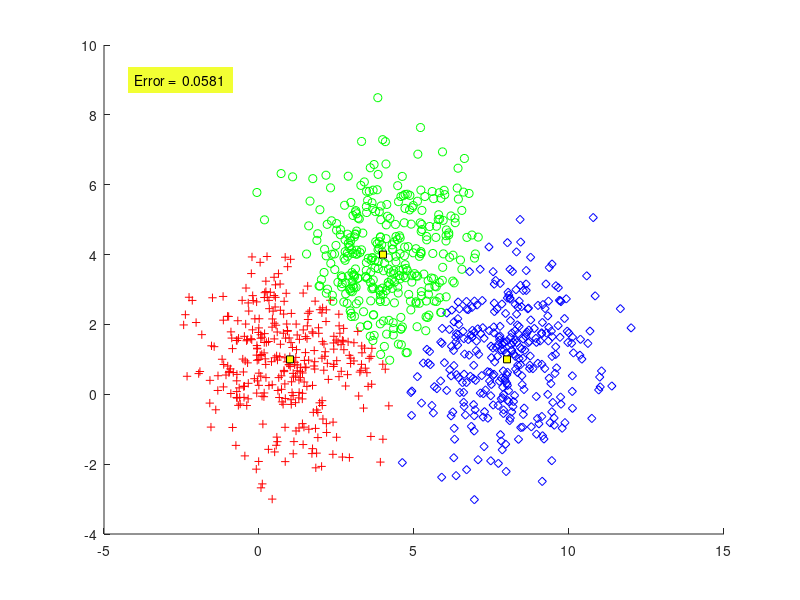

This figure's MATLAB source:
function Pe=P2_7_Euclidean()
N=1000;
m=[1 4 8;1 4 1];
S(:,:,1)=2*eye(2);
S(:,:,2)=2*eye(2);
S(:,:,3)=2*eye(2);
P=[1/3 1/3 1/3 ];

%% (A)
X=[];
y=[];
[l,c]=size(m);
for j=1:c
% Generating the [p(j)*N)] vectors from each distribution
temp=mvnrnd(m(:,j),S(:,:,j),fix(P(j)*N));
% The total number of points may be slightly less than N
% due to the fix operator
X=[X ;temp];
y=[y ones(1,fix(P(j)*N))*j];
end

%% B
% l=dimensionality, c=no. of classes
[l,N]=size(X'); % N=no. of vectors
for i=1:N
for j=1:c
 t(j)=sqrt((X(i,:)'-m(:,j))'*(X(i,:)'-m(:,j)));

end
% Determining the maximum quantity Pi*p(x|wi)
 [num,z(i)]=min(t(:));
end
plot_data(X,z,m);
%% C
Pe=compute_error(y,z);
xx=axis;

text(xx(1)+1,xx(4)-1,...
['Error =  ' num2str(Pe,3)],...
'HorizontalAlignment','left',... 
 'BackgroundColor',[.95 1 .2],...
 'Margin',5);
end
%%
function clas_error=compute_error(y,y_est)
[q,N]=size(y); % N= no. of vectors
c=max(y); % Determining the number of classes
clas_error=0; % Counting the misclassified vectors
for i=1:N
if(y(i) ~= y_est(i))
clas_error=clas_error+1;
end
end
% Computing the classification error
clas_error =clas_error/N;
end
%% 
function plot_data(X,y,m)
[l,N]=size(X'); % N=no. of data vectors, l=dimensionality
[l,c]=size(m); % c=no. of classes
if(l ~=2)
fprintf('NO PLOT CAN BE GENERATED\n')
return
end
pale=['r+'; 'go'; 'bd'];
figure(2)
% Plot of the data vectors
hold on

for k=1:N
plot(X(k,1),X(k,2),pale(y(k),:))
end
% Plot of the class means
for j=1:c
plot(m(1,j),m(2,j),'--ks',...
                'MarkerFaceColor','y',...
                'MarkerSize',5)
end
end
